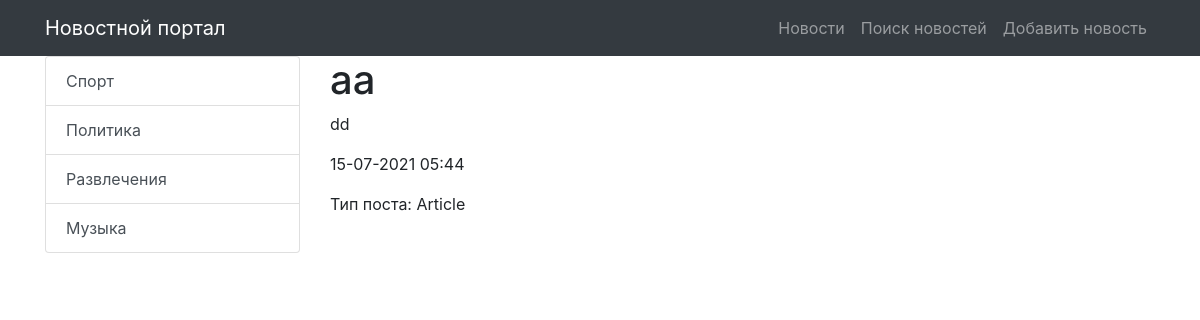
/news/76, run on the app's committed database.
### news/models.py (models this page shows, shortened)
class Category(models.Model):
    title = models.CharField(max_length=255, unique=True)
    subscribers = models.ManyToManyField(User)
    def get_absolute_url(self):
        return reverse('news_category', kwargs={'category_id': self.pk})

class Post(models.Model):
    TYPE = [
        ('Article', 'Статья'),
        ('News', 'Новость'),
    ]
    author = models.ForeignKey(Author, on_delete=models.CASCADE, verbose_name='Автор')
    category = models.ManyToManyField(Category, through='PostCategory')
    type = models.CharField(max_length=20, choices=TYPE, verbose_name='Тип', default='Article')
    creation_datetime = models.DateTimeField(auto_now_add=True, verbose_name='Дата публикации')
    title = models.CharField(max_length=255, verbose_name='Название')
    text = models.TextField(verbose_name='Содержание')
    rating = models.IntegerField(default=0)

### news/views.py (the view)
# urls.py: path('<int:pk>', NewsDetail.as_view(), name='news_one'),
class NewsDetail(DetailView):
    model = Post
    template_name = 'news_one.html'
    context_object_name = 'news_one'
    def get_context_data(self, **kwargs):
        context = super().get_context_data(**kwargs)
        context['categories'] = Category.objects.all()
        context['post_categories'] = self.model.category
        return context

### news/templatetags/custom_filters.py (called while the page is built)
@register.filter(name='censor')
def censor(text, swearing):
    if swearing in text:
        return text.replace(swearing, '***')
    return text

### templates/news_one.html (shortened to what this page needs)
{% extends 'default.html' %}
{% load custom_filters %}
{% block content %}
<h1>{{ news_one.title | censor:'очень_плохое_слово' }}</h1>
<p>{{ news_one.text | censor:'очень_плохое_слово' }}</p>
<p>{{ news_one.creation_datetime | date:'d-m-Y h:i'}}</p>
<p> Тип поста: {{ news_one.type }}</p>
{% endblock content %}

### templates/default.html (shortened to what this page needs)
{% load static %}
<!DOCTYPE html>
<html lang="en">
<head>
    <link href="{% static 'vendor/bootstrap/css/bootstrap.min.css' %}" rel="stylesheet">
</head>
<body>
<nav class="navbar navbar-expand-lg navbar-dark bg-dark static-top">
    <div class="container">
        <a class="navbar-brand" href="/news/">Новостной портал</a>
        <div class="collapse navbar-collapse" id="navbarResponsive">
            <ul class="navbar-nav ml-auto">
                <li class="nav-item">
                    <a class="nav-link" href="/news/">Новости</a>
                </li>
                <li class="nav-item">
                    <a class="nav-link" href="{% url 'news_search' %}">Поиск новостей</a>
                </li>
                <li class="nav-item">
                    <a class="nav-link" href="{% url 'news_add' %}">Добавить новость</a>
                </li>
            </ul>
        </div>
    </div>
</nav>
<div class="container">
    <div class="row">
        <div class="col-md-3">
            <div class="list-group">
                {% for item in categories %}
                <a href="{{ item.get_absolute_url }}" class="list-group-item list-group-item-action">
                    {{ item.title }}
                </a>
                {% endfor %}
            </div>
        </div>
        <div class="col-md-9">
            {% block content %}
            {% endblock content %}
        </div>
    </div>
</div>
</body>
</html>

### data on the page
Category: title "Спорт"
Category: title "Политика"
Category: title "Развлечения"
Category: title "Музыка"
Post: title|censor "aa", text|censor "dd", creation_datetime "15-07-2021 05:44", type "Article"
